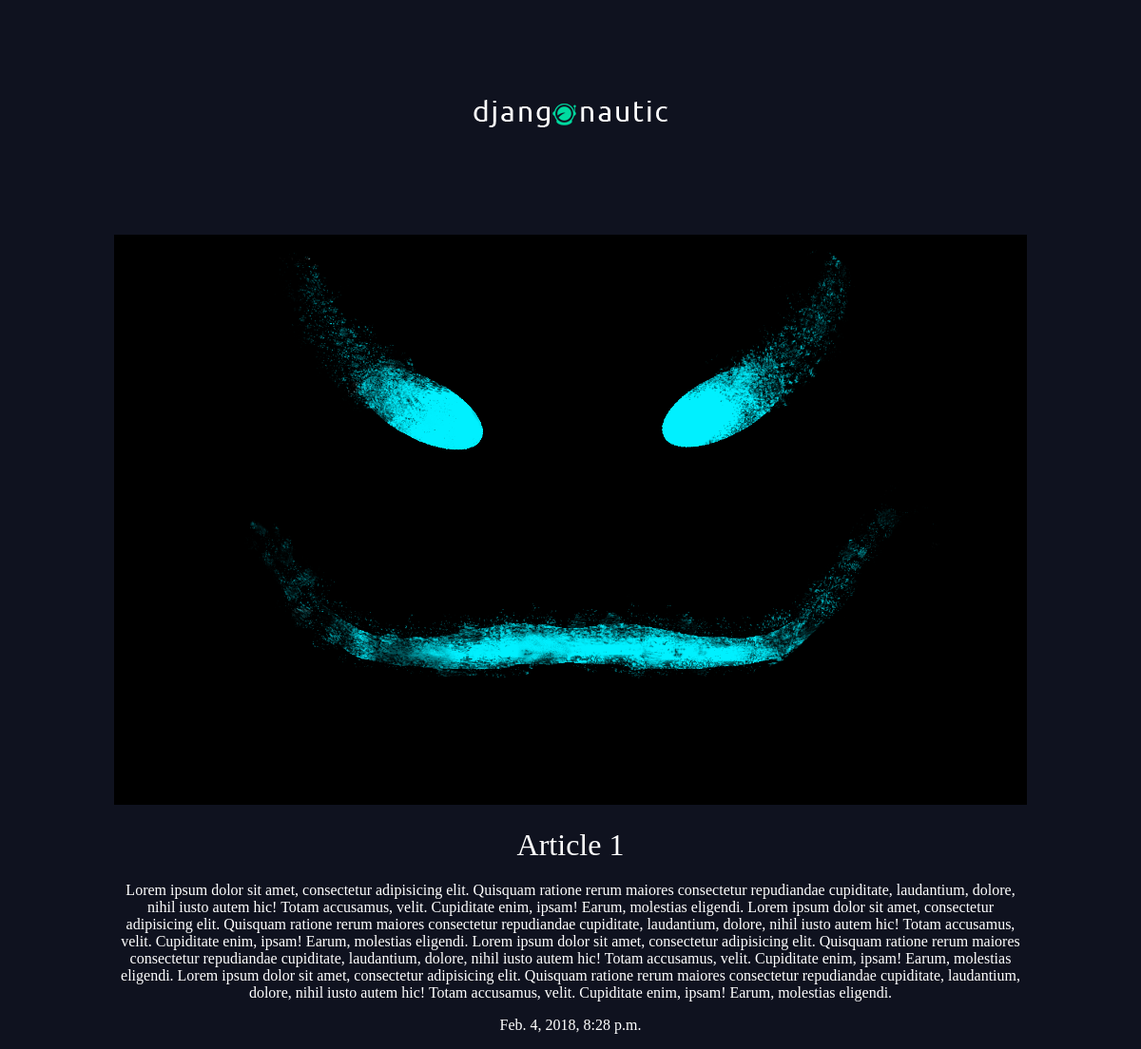
The page /articles/Yov_man on the database its author committed.
### articles/models.py (models this page shows, shortened)
class Article(models.Model):
    title = models.CharField(max_length=100)
    slug = models.SlugField()
    body = models.TextField()
    date = models.DateTimeField(auto_now_add=True)
    thumb = models.ImageField(default='default.png', blank=True)

### articles/views.py (the view)
# urls.py: path('<slug>', views.article_detail, name="detail"),
def article_detail(request, slug):
    article = Article.objects.get(slug=slug)
    return render(request, 'articles/article_detail.html', {'article': article})

### articles/templates/articles/article_detail.html
{% extends 'base_layout.html' %}
{% block content %}
    <div class="article-detail">
        <div class="article">
            <img src="{{ article.thumb.url }}"/>
            <h2>{{article.title}}</h2>
            <p>{{article.body}}</p>
            <p>{{article.date}}</p>
        </div>
    </div>
{% endblock %}

### assets/style.css (style rules this page uses)
body { background-color: #0f121f; background-image: url(sky.png); background-repeat: no-repeat; color: #fff; }
body * { font-family: Ubuntu; }
h1, h2, h3, h4, h5 { font-weight: normal; margin: 0; }
.article-detail .article { padding: 0; }
.article-detail .article img { max-width: 100%; }
.article-detail .article h2 { text-align: center; margin: 20px auto; font-size: 2em; }
.article-detail .article p { text-align: center; }

### rows shown on the page
Article: thumb (picture), title "Article 1", body "Lorem ipsum dolor sit amet, consectetur adipisicing elit. Quisquam ratione rerum maiores consectetur repudiandae cupiditate, laudantium, dolore, nihil iusto autem hic! Totam accusamus, velit. Cupiditate enim, ipsam! Earum, molestias eligendi. Lorem ipsum dolor sit amet, consectetur adipisicing elit. Quisquam ratione rerum maiores consectetur repudiandae cupiditate, laudantium, dolore, nihil iusto autem hic! Totam accusamus, velit. Cupiditate enim, ipsam! Earum, molestias eligendi. Lorem ipsum dolor sit amet, consectetur adipisicing elit. Quisquam ratione rerum maiores consectetur repudiandae cupiditate, laudantium, dolore, nihil iusto autem hic! Totam accusamus, velit. Cupiditate enim,…", date "Feb. 4, 2018, 8:28 p.m."
